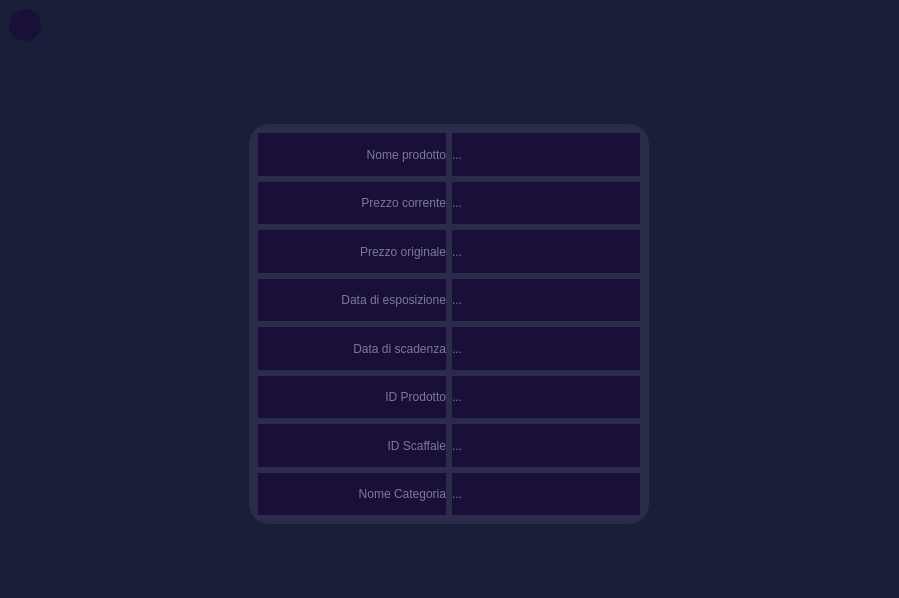
<?xml version="1.0" encoding="UTF-8"?>
<ui version="4.0">
 <class>Prodotti</class>
 <widget class="QWidget" name="Prodotti">
  <property name="geometry">
   <rect>
    <x>0</x>
    <y>0</y>
    <width>899</width>
    <height>598</height>
   </rect>
  </property>
  <property name="windowTitle">
   <string>Form</string>
  </property>
  <property name="styleSheet">
   <string notr="true">#Prodotti,#frame_2{
	background-color:#1a1f39;
}
QLabel{
	color:#78799c;
	background-color:#1a0f39;
}
*{
color: #78799c;
border: none;
}
*{	
	color: #78799c;
	border: none;
}
#indietroBtn:pressed{
	background-color: rgba(26, 31, 57,150);
}
#indietroBtn{
	background-color: #1a0f39;
	border-radius: 15px;
	padding : 10px 5px;
	text-align:left;
	color:#78799c;
	font: 10pt &quot;Leelawadee UI&quot;;
}
#frame{
	background-color: #2a2c49;
	border-radius: 20px;
}


</string>
  </property>
  <layout class="QVBoxLayout" name="verticalLayout_2">
   <property name="spacing">
    <number>0</number>
   </property>
   <property name="leftMargin">
    <number>0</number>
   </property>
   <property name="topMargin">
    <number>0</number>
   </property>
   <property name="rightMargin">
    <number>0</number>
   </property>
   <property name="bottomMargin">
    <number>0</number>
   </property>
   <item alignment="Qt::AlignLeft|Qt::AlignTop">
    <widget class="QFrame" name="topFrame">
     <property name="frameShape">
      <enum>QFrame::StyledPanel</enum>
     </property>
     <property name="frameShadow">
      <enum>QFrame::Raised</enum>
     </property>
     <layout class="QHBoxLayout" name="horizontalLayout">
      <property name="spacing">
       <number>6</number>
      </property>
      <property name="leftMargin">
       <number>9</number>
      </property>
      <property name="topMargin">
       <number>9</number>
      </property>
      <property name="rightMargin">
       <number>9</number>
      </property>
      <property name="bottomMargin">
       <number>9</number>
      </property>
      <item alignment="Qt::AlignLeft">
       <widget class="QPushButton" name="indietroBtn">
        <property name="minimumSize">
         <size>
          <width>32</width>
          <height>32</height>
         </size>
        </property>
        <property name="maximumSize">
         <size>
          <width>32</width>
          <height>32</height>
         </size>
        </property>
        <property name="cursor">
         <cursorShape>PointingHandCursor</cursorShape>
        </property>
        <property name="text">
         <string/>
        </property>
        <property name="icon">
         <iconset resource="../resources.qrc">
          <normaloff>:/purpleIcons/assets/#78799c(purple) icons/arrow-left.svg</normaloff>:/purpleIcons/assets/#78799c(purple) icons/arrow-left.svg</iconset>
        </property>
        <property name="iconSize">
         <size>
          <width>24</width>
          <height>24</height>
         </size>
        </property>
       </widget>
      </item>
     </layout>
    </widget>
   </item>
   <item>
    <widget class="QFrame" name="frame_2">
     <property name="sizePolicy">
      <sizepolicy hsizetype="Preferred" vsizetype="Expanding">
       <horstretch>0</horstretch>
       <verstretch>0</verstretch>
      </sizepolicy>
     </property>
     <property name="minimumSize">
      <size>
       <width>2</width>
       <height>0</height>
      </size>
     </property>
     <property name="frameShape">
      <enum>QFrame::StyledPanel</enum>
     </property>
     <property name="frameShadow">
      <enum>QFrame::Raised</enum>
     </property>
     <layout class="QHBoxLayout" name="horizontalLayout_10">
      <item>
       <widget class="QFrame" name="frame">
        <property name="sizePolicy">
         <sizepolicy hsizetype="Preferred" vsizetype="Preferred">
          <horstretch>40</horstretch>
          <verstretch>0</verstretch>
         </sizepolicy>
        </property>
        <property name="minimumSize">
         <size>
          <width>400</width>
          <height>400</height>
         </size>
        </property>
        <property name="maximumSize">
         <size>
          <width>400</width>
          <height>400</height>
         </size>
        </property>
        <property name="styleSheet">
         <string notr="true"/>
        </property>
        <property name="frameShape">
         <enum>QFrame::StyledPanel</enum>
        </property>
        <property name="frameShadow">
         <enum>QFrame::Raised</enum>
        </property>
        <layout class="QVBoxLayout" name="verticalLayout">
         <item>
          <widget class="QFrame" name="frame_6">
           <property name="frameShape">
            <enum>QFrame::StyledPanel</enum>
           </property>
           <property name="frameShadow">
            <enum>QFrame::Raised</enum>
           </property>
           <layout class="QHBoxLayout" name="horizontalLayout_5">
            <property name="spacing">
             <number>6</number>
            </property>
            <property name="leftMargin">
             <number>0</number>
            </property>
            <property name="topMargin">
             <number>0</number>
            </property>
            <property name="rightMargin">
             <number>0</number>
            </property>
            <property name="bottomMargin">
             <number>0</number>
            </property>
            <item>
             <widget class="QLabel" name="label_10">
              <property name="text">
               <string>Nome prodotto</string>
              </property>
              <property name="alignment">
               <set>Qt::AlignRight|Qt::AlignTrailing|Qt::AlignVCenter</set>
              </property>
             </widget>
            </item>
            <item>
             <widget class="QLabel" name="nomeProdottoDaIns">
              <property name="text">
               <string>...</string>
              </property>
             </widget>
            </item>
           </layout>
          </widget>
         </item>
         <item>
          <widget class="QFrame" name="frame_5">
           <property name="frameShape">
            <enum>QFrame::StyledPanel</enum>
           </property>
           <property name="frameShadow">
            <enum>QFrame::Raised</enum>
           </property>
           <layout class="QHBoxLayout" name="horizontalLayout_4">
            <property name="spacing">
             <number>6</number>
            </property>
            <property name="leftMargin">
             <number>0</number>
            </property>
            <property name="topMargin">
             <number>0</number>
            </property>
            <property name="rightMargin">
             <number>0</number>
            </property>
            <property name="bottomMargin">
             <number>0</number>
            </property>
            <item>
             <widget class="QLabel" name="label_8">
              <property name="text">
               <string>Prezzo corrente</string>
              </property>
              <property name="alignment">
               <set>Qt::AlignRight|Qt::AlignTrailing|Qt::AlignVCenter</set>
              </property>
             </widget>
            </item>
            <item>
             <widget class="QLabel" name="prezzoCorrenteDaIns">
              <property name="text">
               <string>...</string>
              </property>
             </widget>
            </item>
           </layout>
          </widget>
         </item>
         <item>
          <widget class="QFrame" name="frame_7">
           <property name="frameShape">
            <enum>QFrame::StyledPanel</enum>
           </property>
           <property name="frameShadow">
            <enum>QFrame::Raised</enum>
           </property>
           <layout class="QHBoxLayout" name="horizontalLayout_6">
            <property name="spacing">
             <number>6</number>
            </property>
            <property name="leftMargin">
             <number>0</number>
            </property>
            <property name="topMargin">
             <number>0</number>
            </property>
            <property name="rightMargin">
             <number>0</number>
            </property>
            <property name="bottomMargin">
             <number>0</number>
            </property>
            <item>
             <widget class="QLabel" name="label_12">
              <property name="text">
               <string>Prezzo originale</string>
              </property>
              <property name="alignment">
               <set>Qt::AlignRight|Qt::AlignTrailing|Qt::AlignVCenter</set>
              </property>
             </widget>
            </item>
            <item>
             <widget class="QLabel" name="prezzoOriginaleDaIns">
              <property name="text">
               <string>...</string>
              </property>
             </widget>
            </item>
           </layout>
          </widget>
         </item>
         <item>
          <widget class="QFrame" name="frame_8">
           <property name="frameShape">
            <enum>QFrame::StyledPanel</enum>
           </property>
           <property name="frameShadow">
            <enum>QFrame::Raised</enum>
           </property>
           <layout class="QHBoxLayout" name="horizontalLayout_7">
            <property name="spacing">
             <number>6</number>
            </property>
            <property name="leftMargin">
             <number>0</number>
            </property>
            <property name="topMargin">
             <number>0</number>
            </property>
            <property name="rightMargin">
             <number>0</number>
            </property>
            <property name="bottomMargin">
             <number>0</number>
            </property>
            <item>
             <widget class="QLabel" name="label_14">
              <property name="text">
               <string>Data di esposizione</string>
              </property>
              <property name="alignment">
               <set>Qt::AlignRight|Qt::AlignTrailing|Qt::AlignVCenter</set>
              </property>
             </widget>
            </item>
            <item>
             <widget class="QLabel" name="dataDiEsposizioneDaIns">
              <property name="text">
               <string>...</string>
              </property>
             </widget>
            </item>
           </layout>
          </widget>
         </item>
         <item>
          <widget class="QFrame" name="frame_9">
           <property name="frameShape">
            <enum>QFrame::StyledPanel</enum>
           </property>
           <property name="frameShadow">
            <enum>QFrame::Raised</enum>
           </property>
           <layout class="QHBoxLayout" name="horizontalLayout_8">
            <property name="spacing">
             <number>6</number>
            </property>
            <property name="leftMargin">
             <number>0</number>
            </property>
            <property name="topMargin">
             <number>0</number>
            </property>
            <property name="rightMargin">
             <number>0</number>
            </property>
            <property name="bottomMargin">
             <number>0</number>
            </property>
            <item>
             <widget class="QLabel" name="label_16">
              <property name="text">
               <string>Data di scadenza</string>
              </property>
              <property name="alignment">
               <set>Qt::AlignRight|Qt::AlignTrailing|Qt::AlignVCenter</set>
              </property>
             </widget>
            </item>
            <item>
             <widget class="QLabel" name="dataDiScadenzaDaIns">
              <property name="text">
               <string>...</string>
              </property>
             </widget>
            </item>
           </layout>
          </widget>
         </item>
         <item>
          <widget class="QFrame" name="frame_10">
           <property name="frameShape">
            <enum>QFrame::StyledPanel</enum>
           </property>
           <property name="frameShadow">
            <enum>QFrame::Raised</enum>
           </property>
           <layout class="QHBoxLayout" name="horizontalLayout_9">
            <property name="spacing">
             <number>6</number>
            </property>
            <property name="leftMargin">
             <number>0</number>
            </property>
            <property name="topMargin">
             <number>0</number>
            </property>
            <property name="rightMargin">
             <number>0</number>
            </property>
            <property name="bottomMargin">
             <number>0</number>
            </property>
            <item>
             <widget class="QLabel" name="label_18">
              <property name="text">
               <string>ID Prodotto</string>
              </property>
              <property name="alignment">
               <set>Qt::AlignRight|Qt::AlignTrailing|Qt::AlignVCenter</set>
              </property>
             </widget>
            </item>
            <item>
             <widget class="QLabel" name="idProdottoDaIns">
              <property name="text">
               <string>...</string>
              </property>
             </widget>
            </item>
           </layout>
          </widget>
         </item>
         <item>
          <widget class="QFrame" name="frame_4">
           <property name="frameShape">
            <enum>QFrame::StyledPanel</enum>
           </property>
           <property name="frameShadow">
            <enum>QFrame::Raised</enum>
           </property>
           <layout class="QHBoxLayout" name="horizontalLayout_3">
            <property name="spacing">
             <number>6</number>
            </property>
            <property name="leftMargin">
             <number>0</number>
            </property>
            <property name="topMargin">
             <number>0</number>
            </property>
            <property name="rightMargin">
             <number>0</number>
            </property>
            <property name="bottomMargin">
             <number>0</number>
            </property>
            <item>
             <widget class="QLabel" name="label_6">
              <property name="text">
               <string>ID Scaffale</string>
              </property>
              <property name="alignment">
               <set>Qt::AlignRight|Qt::AlignTrailing|Qt::AlignVCenter</set>
              </property>
             </widget>
            </item>
            <item>
             <widget class="QLabel" name="idScaffaleDaIns">
              <property name="text">
               <string>...</string>
              </property>
             </widget>
            </item>
           </layout>
          </widget>
         </item>
         <item>
          <widget class="QFrame" name="frame_3">
           <property name="frameShape">
            <enum>QFrame::StyledPanel</enum>
           </property>
           <property name="frameShadow">
            <enum>QFrame::Raised</enum>
           </property>
           <layout class="QHBoxLayout" name="horizontalLayout_2">
            <property name="spacing">
             <number>6</number>
            </property>
            <property name="leftMargin">
             <number>0</number>
            </property>
            <property name="topMargin">
             <number>0</number>
            </property>
            <property name="rightMargin">
             <number>0</number>
            </property>
            <property name="bottomMargin">
             <number>0</number>
            </property>
            <item>
             <widget class="QLabel" name="label_4">
              <property name="text">
               <string>Nome Categoria</string>
              </property>
              <property name="alignment">
               <set>Qt::AlignRight|Qt::AlignTrailing|Qt::AlignVCenter</set>
              </property>
             </widget>
            </item>
            <item>
             <widget class="QLabel" name="nomeCategoriaDaIns">
              <property name="text">
               <string>...</string>
              </property>
             </widget>
            </item>
           </layout>
          </widget>
         </item>
        </layout>
       </widget>
      </item>
     </layout>
    </widget>
   </item>
  </layout>
 </widget>
 <resources>
  <include location="../resources.qrc"/>
 </resources>
 <connections/>
</ui>
